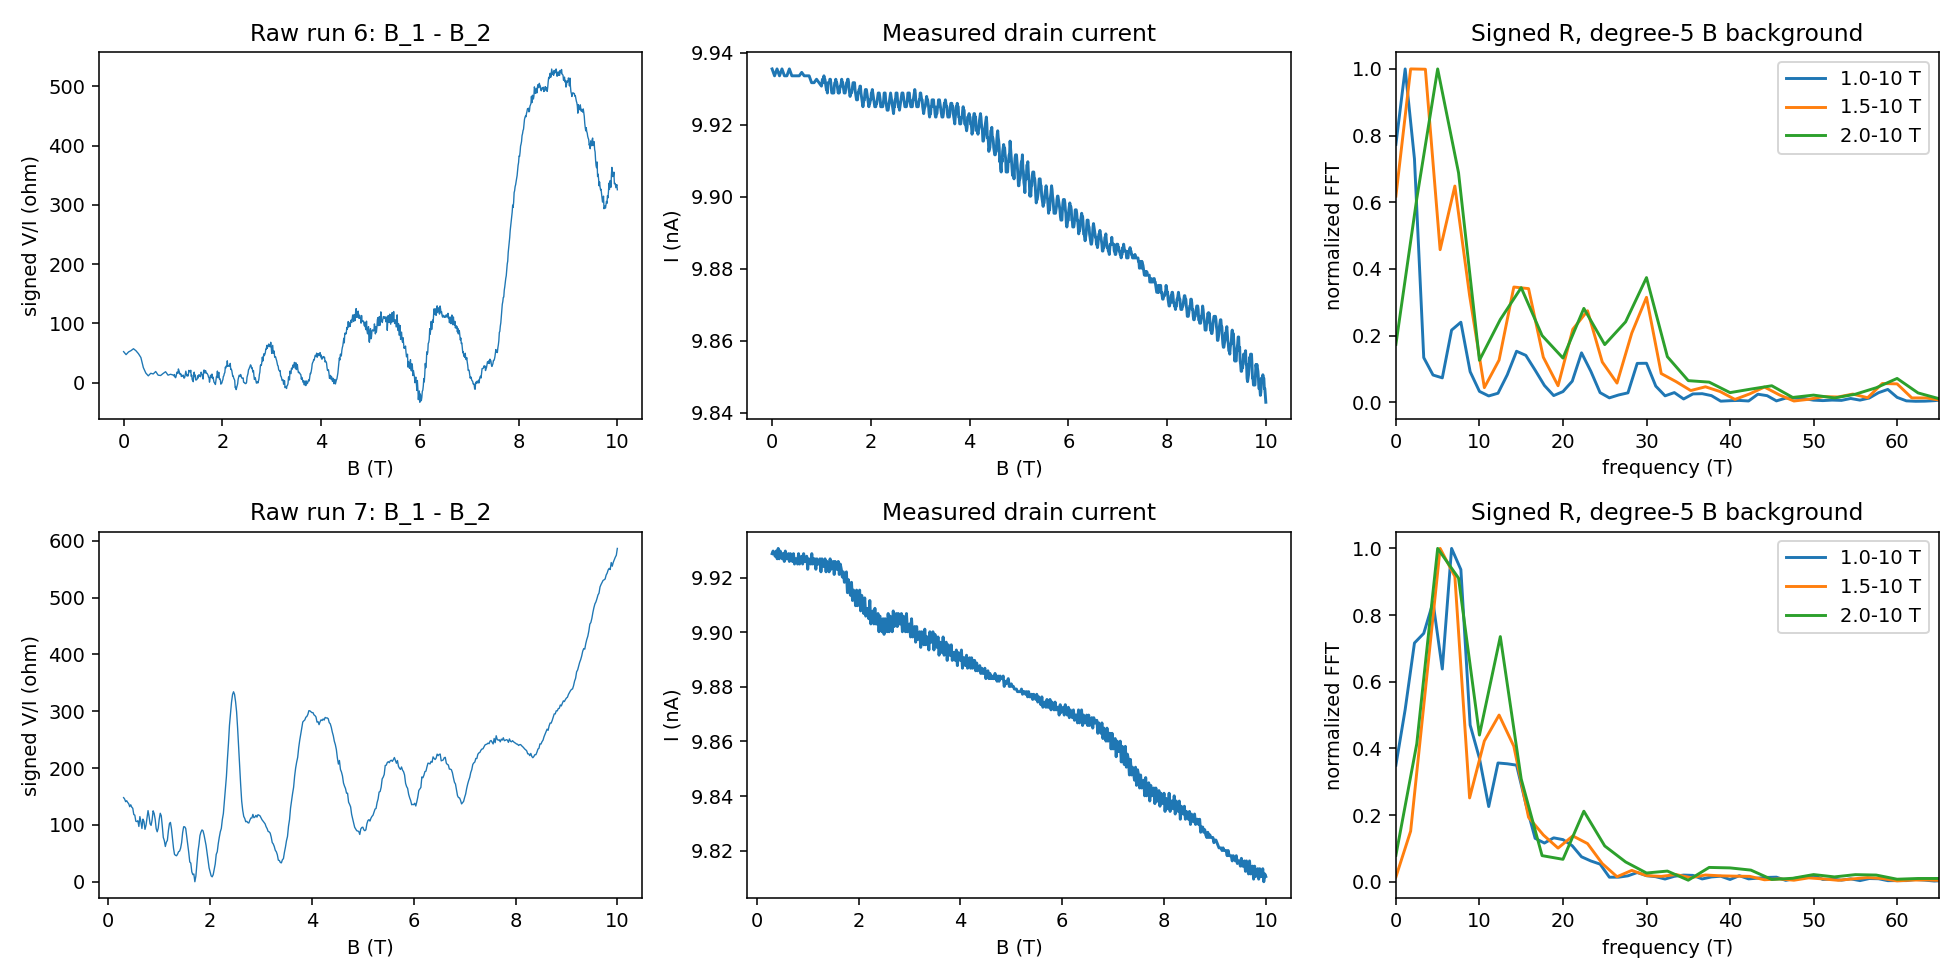

This figure's Python source:
import json
import numpy as np
import matplotlib.pyplot as plt
from scipy.signal import find_peaks
from hera.analysis import open_run, resolve_channels, current_channel, sdh_fft, sdh_onset

fig, ax = plt.subplots(2, 3, figsize=(14, 7))
for j, rid in enumerate([6, 7]):
    r = open_run(f'data/{rid}')
    ch = resolve_channels(r.meta); ci = current_channel(ch)
    cv = next(c for c in ch if c.cid == 'sr1')
    I = r.col(ci.col) / ci.gain; V = r.col(cv.col) / cv.gain
    R = V / I; B = r.col('magnet_field')
    order = np.argsort(B); B, R = B[order], R[order]
    ax[j, 0].plot(B, R, lw=.7); ax[j, 0].set(xlabel='B (T)', ylabel='signed V/I (ohm)', title=f'Raw run {rid}: B_1 - B_2')
    ax[j, 1].plot(r.col('magnet_field'), I*1e9, label='drain nA')
    ax[j, 1].set(xlabel='B (T)', ylabel='I (nA)', title='Measured drain current')
    print(f'RUN {rid}: {r.rows} points, interrupted={r.interrupted}, wall={(r.meta["end_time"]-r.meta["start_time"])/60:.2f} min, R range {R.min():.2f}..{R.max():.2f} ohm, I range {I.min()*1e9:.3f}..{I.max()*1e9:.3f} nA')
    for name in ['T_sample', 'k_2400_tg_curr', 'k_2400_bg_curr']:
        x=r.col(name); print(name, 'range', x.min(), x.max(), 'median',np.median(x))
    print('columns',r.cols)
    for lo in [1., 1.5, 2.]:
        f, p = sdh_fft(R[:,None], B, b_range=(lo,10), nfft=4096, log=False)
        peaks,_=find_peaks(p[0]); peaks=sorted([k for k in peaks if 3<f[k]<65], key=lambda k:-p[0,k])[:5]
        print('FFT',lo,'..10 T peaks:',[(round(f[k],2),round(p[0,k],1)) for k in peaks], 'Rayleigh',1/(1/lo-.1))
        ax[j,2].plot(f,p[0]/p[0].max(),label=f'{lo}-10 T')
    ax[j,2].set(xlim=(0,65),xlabel='frequency (T)',ylabel='normalized FFT',title='Signed R, degree-5 B background'); ax[j,2].legend()
    try:
        onset=sdh_onset(R,B,r_full_scale=5000)
        print(onset.summary())
    except Exception as e: print('ONSET failed:',e)
fig.tight_layout(); fig.savefig('hera_scratch/spot_review.png',dpi=140)
plt.show()

for rid in [5,6,7]:
    r=open_run(f'data/{rid}'); dt=np.diff(r.col('time'))
    print('TIMING',rid,'wall s',r.meta['end_time']-r.meta['start_time'],'dt percentiles',np.percentile(dt,[10,50,90,99]))
    if rid==5:
        print('delays',r.meta.get('fast_delay'),r.meta.get('slow_delay'),'NPLC',r.meta['instruments']['k_2400_tg']['parameters'].get('nplci', 'not snapshotted; state0=1'))
